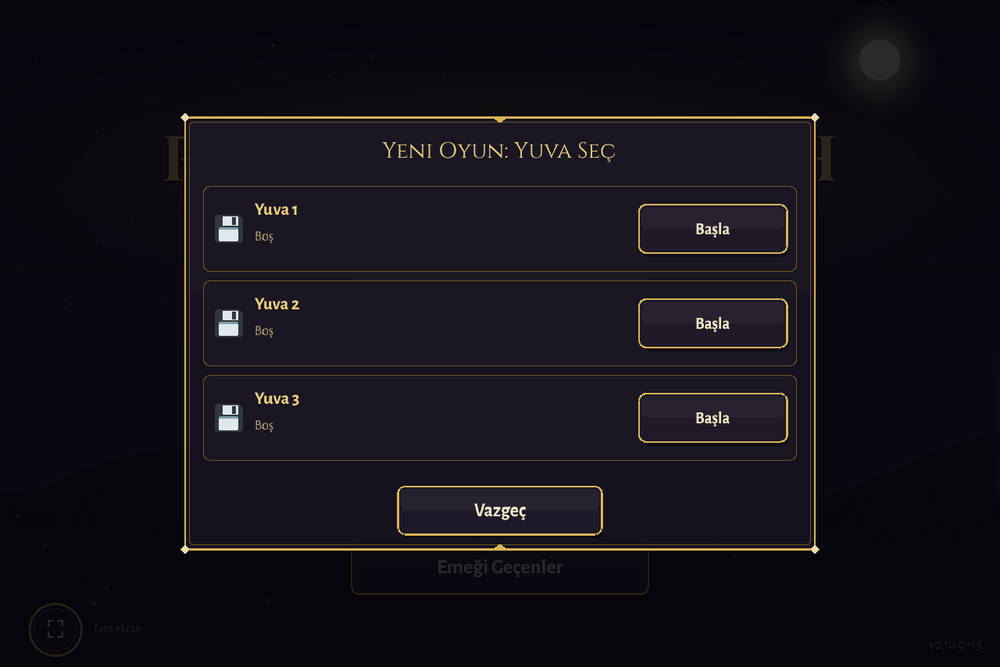
#> input picture tools/qa/g7/g7_d_slot_picker_empty.png, 1000 x 667 px, shrunk from 1280 x 854 before the run
$ python components.py qa/g7/g7_d_slot_picker_empty.png qa/g7/g7_a2_inside_hit.png 5
#> lines starting #> are read from the running program, lines starting #| are printed output that depends on the picture
#!/usr/bin/env python3
"""Bir sprite sayfasındaki ayrı nesneleri (alfa bağlantılı bileşenler) bulur."""
import sys, json
from PIL import Image, ImageDraw
import numpy as np

def components(path, gap=2, min_area=40):
#> called with path = 'qa/g7/g7_d_slot_picker_empty.png', gap = 5, min_area = 40
    im = Image.open(path).convert('RGBA')
    A = np.array(im)[:, :, 3] > 8
#> A: shape (667, 1000) bool; every value is 1
    # yakın pikselleri birleştirmek için genişlet
    from collections import deque
    H, W = A.shape
#> H = 667; W = 1000
    if gap > 0:
        B = A.copy()
        for dy in range(-gap, gap + 1):
            for dx in range(-gap, gap + 1):
                B |= np.roll(np.roll(A, dy, 0), dx, 1)
    else:
        B = A
    lab = np.zeros((H, W), dtype=np.int32)
    n = 0
    boxes = []
    for y in range(H):
        for x in range(W):
            if B[y, x] and lab[y, x] == 0:
                n += 1
                q = deque([(y, x)])
                lab[y, x] = n
                x0 = x1 = x; y0 = y1 = y
                while q:
                    cy, cx = q.popleft()
                    for ny, nx in ((cy+1,cx),(cy-1,cx),(cy,cx+1),(cy,cx-1)):
                        if 0 <= ny < H and 0 <= nx < W and B[ny, nx] and lab[ny, nx] == 0:
                            lab[ny, nx] = n
                            q.append((ny, nx))
                            x0 = min(x0, nx); x1 = max(x1, nx); y0 = min(y0, ny); y1 = max(y1, ny)
                # gerçek (genişletilmemiş) sınırlar
                sub = A[y0:y1+1, x0:x1+1] & (lab[y0:y1+1, x0:x1+1] == n)
                if sub.sum() < min_area:
                    continue
                ys, xs = np.where(sub)
                boxes.append((int(x0 + xs.min()), int(y0 + ys.min()), int(x0 + xs.max() + 1), int(y0 + ys.max() + 1)))
#> lab: shape (667, 1000) int32; every value is 1
#> after the loop, boxes = [(0, 0, 1000, 667)]; n = 1
    boxes.sort(key=lambda b: (b[1] // 16, b[0]))
    return im, boxes

if __name__ == '__main__':
    path, out = sys.argv[1], sys.argv[2]
    gap = int(sys.argv[3]) if len(sys.argv) > 3 else 2
    im, boxes = components(path, gap)
#> boxes = [(0, 0, 1000, 667)]
    z = 2 if im.width <= 512 else 1
#> z = 1
    bg = Image.new('RGBA', im.size, (60, 90, 60, 255)); bg.alpha_composite(im)
#> after `bg = Image.new('RGBA', im.size, (60, 90, 60, 255))`:
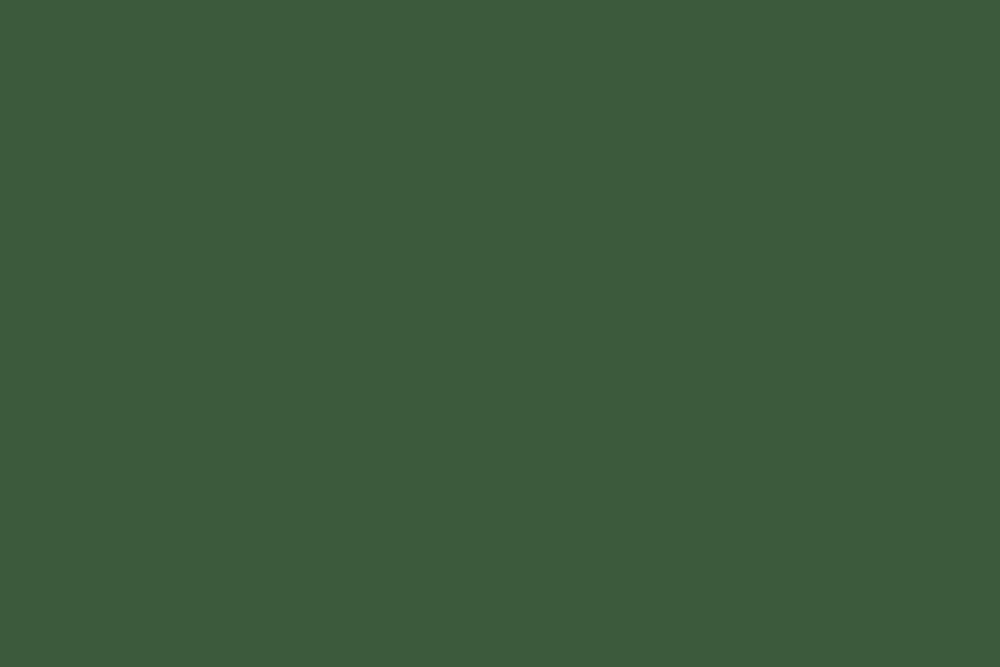
#> bg: PIL image 1000x667 RGBA; mean R, G, B, A 60, 90, 60, 255
    bg = bg.resize((im.width * z, im.height * z), Image.NEAREST)
    d = ImageDraw.Draw(bg)
    for i, b in enumerate(boxes):
        d.rectangle([b[0]*z, b[1]*z, b[2]*z-1, b[3]*z-1], outline=(255, 0, 0))
        d.text((b[0]*z + 1, b[1]*z), str(i), fill=(255, 255, 0))
#> this loop made 1 pass
    bg.save(out)
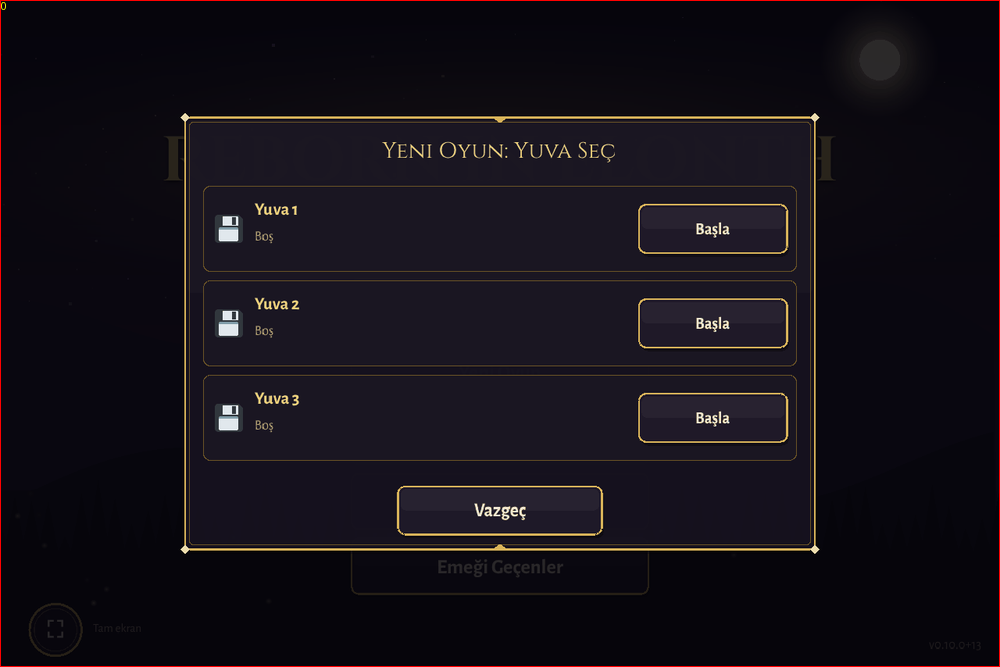
#> saved as g7_a2_inside_hit.png: PIL image 1000x667 RGBA; mean R, G, B, A 20.8, 16.2, 23.6, 255
    json.dump(boxes, open(out + '.json', 'w'))
    print(len(boxes), 'bileşen')
#| 1 bileşen
